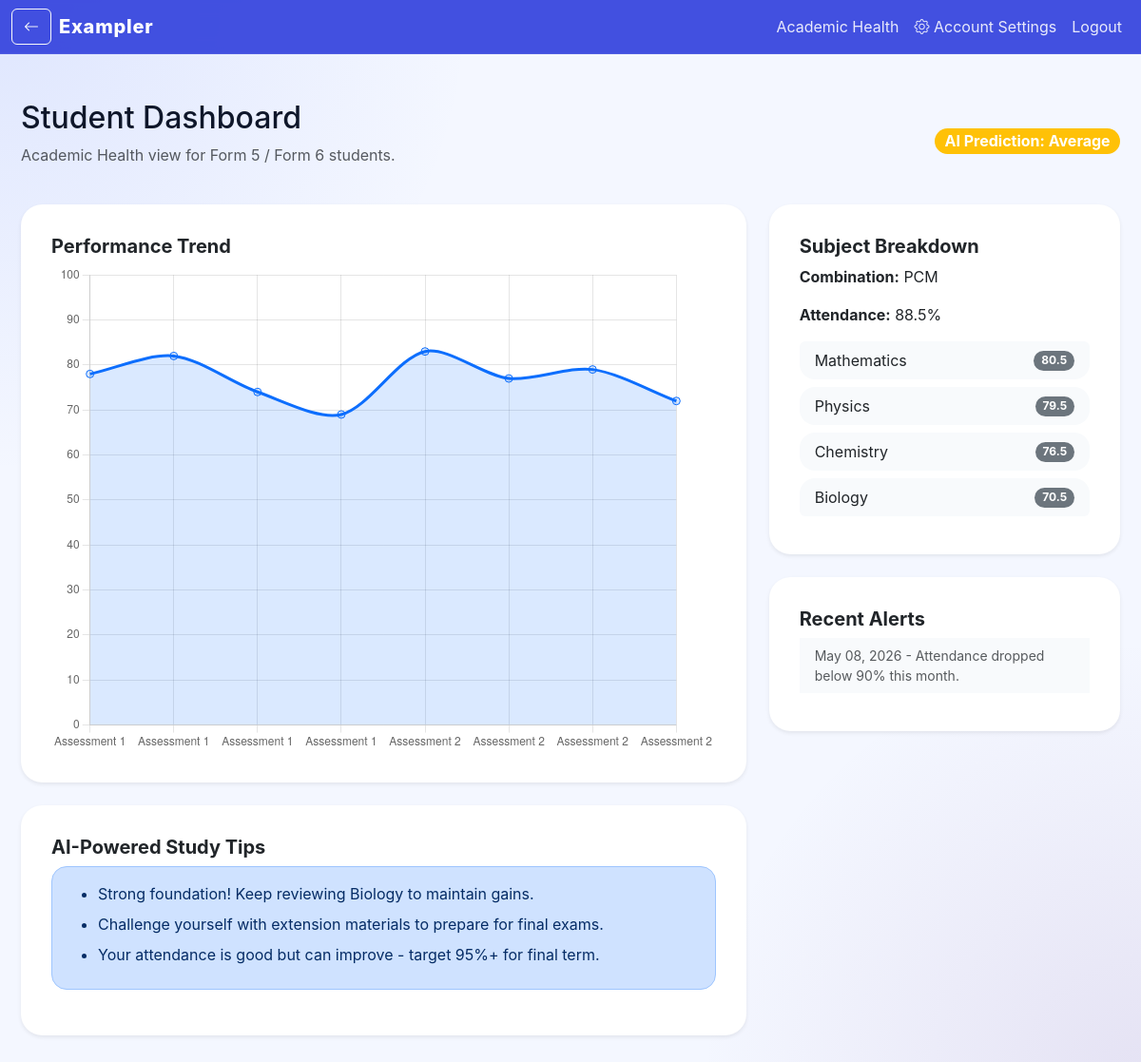
Screenshot of /dashboard/student (signed in) with the database file from the repository.
### models.py (models this page shows)
class Student(db.Model):
    __tablename__ = 'students'
    id = db.Column(db.Integer, primary_key=True)
    user_id = db.Column(db.Integer, db.ForeignKey('users.id'))
    form_level = db.Column(db.String(10), nullable=False)
    combination = db.Column(db.String(20), nullable=False)
    attendance_rate = db.Column(db.Float, nullable=False, default=0.0)
    prediction = db.Column(db.String(20), nullable=False, default='Average')
    risk_level = db.Column(db.String(10), nullable=False, default='average')
    alerts = db.relationship('Alert', backref='student', lazy=True)
    results = db.relationship('Result', backref='student', lazy=True)

class Result(db.Model):
    __tablename__ = 'results'
    id = db.Column(db.Integer, primary_key=True)
    student_id = db.Column(db.Integer, db.ForeignKey('students.id'))
    subject = db.Column(db.String(80), nullable=False)
    score = db.Column(db.Float, nullable=False)
    assessment_name = db.Column(db.String(100), nullable=False)
    created_at = db.Column(db.DateTime, default=datetime.utcnow)

class Alert(db.Model):
    __tablename__ = 'alerts'
    id = db.Column(db.Integer, primary_key=True)
    student_id = db.Column(db.Integer, db.ForeignKey('students.id'))
    message = db.Column(db.String(255), nullable=False)
    created_at = db.Column(db.DateTime, default=datetime.utcnow)

### app.py (the view)
@app.route('/dashboard/student')
@login_required
def student_dashboard():
    if current_user.role != 'student':
        return redirect(url_for('index'))
    student = Student.query.filter_by(user_id=current_user.id).first()
    results = Result.query.filter_by(student_id=student.id).order_by(Result.created_at).all()
    alerts = Alert.query.filter_by(student_id=student.id).order_by(Alert.created_at.desc()).all()
    results_df = pd.DataFrame([{'subject': r.subject, 'score': r.score} for r in results])
    study_tips = generate_study_tips(student, results_df)
    subject_breakdown = {}
    for result in results:
        subject_breakdown.setdefault(result.subject, []).append(result.score)
    subject_breakdown = {subject: sum(scores) / len(scores) for subject, scores in subject_breakdown.items()}
    return render_template('student_dashboard.html', student=student, results=results, alerts=alerts,
                           study_tips=study_tips, subject_breakdown=subject_breakdown,
                           badge_class=get_badge_class(student.prediction))

### advisory_engine.py (called while the page is built)
def get_badge_class(prediction):
    return badge_map.get(prediction, 'secondary')

### app.py (called while the page is built)
@login_manager.user_loader
def load_user(user_id):
    return User.query.get(int(user_id))

@app.context_processor
def inject_unread_notifications():
    unread_count = 0
    if current_user.is_authenticated:
        unread_count = Notification.query.filter_by(user_id=current_user.id, read=False).count()
    return dict(unread_notification_count=unread_count)

### templates/student_dashboard.html
{% extends 'base.html' %}
{% block content %}
<div class="d-flex align-items-center justify-content-between mb-4">
  <div>
    <h2>Student Dashboard</h2>
    <p class="text-muted">Academic Health view for Form 5 / Form 6 students.</p>
  </div>
  <span class="badge bg-{{ badge_class }} fs-6">AI Prediction: {{ student.prediction }}</span>
</div>
<div class="row g-4">
  <div class="col-lg-8">
    <div class="card shadow-sm">
      <div class="card-body">
        <h5 class="card-title">Performance Trend</h5>
        <canvas id="trendChart" height="220"></canvas>
      </div>
    </div>
    <div class="card shadow-sm mt-4">
      <div class="card-body">
        <h5 class="card-title">AI-Powered Study Tips</h5>
        <div class="alert alert-primary">
          <ul class="mb-0">
            {% for tip in study_tips %}
              <li class="mb-2">{{ tip }}</li>
            {% endfor %}
          </ul>
        </div>
      </div>
    </div>
  </div>
  <div class="col-lg-4">
    <div class="card shadow-sm">
      <div class="card-body">
        <h5 class="card-title">Subject Breakdown</h5>
        <div class="mb-3"><strong>Combination:</strong> {{ student.combination }}</div>
        <div class="mb-3"><strong>Attendance:</strong> {{ student.attendance_rate }}%</div>
        <div class="list-group">
          {% for subject, score in subject_breakdown.items() %}
            <div class="list-group-item d-flex justify-content-between align-items-center">
              {{ subject }}
              <span class="badge bg-secondary">{{ '%.1f' | format(score) }}</span>
            </div>
          {% endfor %}
        </div>
      </div>
    </div>
    <div class="card shadow-sm mt-4">
      <div class="card-body">
        <h5 class="card-title">Recent Alerts</h5>
        <ul class="list-group list-group-flush">
          {% for alert in alerts %}
            <li class="list-group-item small text-muted">{{ alert.created_at.strftime('%b %d, %Y') }} - {{ alert.message }}</li>
          {% else %}
            <li class="list-group-item">No alerts yet.</li>
          {% endfor %}
        </ul>
      </div>
    </div>
  </div>
</div>
{% endblock %}
{% block scripts %}
<script>
const trendLabels = {{ results | map(attribute='assessment_name') | list | tojson }};
const trendData = {{ results | map(attribute='score') | list | tojson }};
createLineChart('trendChart', trendLabels, trendData, 'Grade Trends');
</script>
{% endblock %}

### templates/base.html (shortened to what this page needs)
<!doctype html>
<html lang="en">
<head>
  <link href="https://cdn.jsdelivr.net/npm/bootstrap@5.3.0/dist/css/bootstrap.min.css" rel="stylesheet">
  <link rel="stylesheet" href="https://cdn.jsdelivr.net/npm/bootstrap-icons@1.10.0/font/bootstrap-icons.css">
  <link rel="stylesheet" href="{{ url_for('static', filename='css/style.css') }}">
</head>
<body>
<nav class="navbar navbar-expand-lg navbar-dark bg-primary">
<div class="container-fluid">
    <button class="btn btn-outline-light me-2" onclick="history.back()" title="Go Back"><i class="bi bi-arrow-left"></i></button>
    <a class="navbar-brand" href="{{ url_for('index') }}">Exampler</a>
    <div class="collapse navbar-collapse" id="navbarNav">
      <ul class="navbar-nav ms-auto">
        {% if current_user.is_authenticated %}
          {% if current_user.role == 'student' %}
            <li class="nav-item"><a class="nav-link" href="{{ url_for('student_dashboard') }}">Academic Health</a></li>
          {% elif current_user.role == 'parent' %}
            <li class="nav-item"><a class="nav-link" href="{{ url_for('parent_portal') }}">Transparent Bridge</a></li>
          {% elif current_user.role == 'admin' %}
            <li class="nav-item"><a class="nav-link" href="{{ url_for('admin_dashboard') }}">Institutional</a></li>
          {% endif %}
          <li class="nav-item"><a class="nav-link" href="{{ url_for('account_settings') }}"><i class="bi bi-gear"></i> Account Settings</a></li>
          <li class="nav-item"><a class="nav-link" href="{{ url_for('logout') }}">Logout</a></li>
        {% endif %}
      </ul>
    </div>
  </div>
</nav>
<div class="container py-5">
  {% block content %}{% endblock %}
</div>
{% block scripts %}{% endblock %}
</body>
</html>

### static/css/style.css (style rules this page uses)
:root { color-scheme: light; --surface: #f4f7ff; --surface-strong: #ffffff; --surface-stronger: #eef3ff; --text-primary: #0f172a; --text-secondary: #475569; --accent: #5b7df7; --accent-dark: #3b5cc7; --accent-soft: rgba(91, 125, 247, 0.12); --border: rgba(148, 163, 184, 0.18); }
html, body { min-height: 100%; }
body { background: radial-gradient(circle at top left, rgba(91, 125, 247, 0.14), transparent 30%), radial-gradient(circle at bottom right, rgba(118, 75, 162, 0.12), transparent 28%), var(--surface); color: var(--text-primary); font-family: Inter, system-ui, -apple-system, BlinkMacSystemFont, "Segoe UI", sans-serif; }
* { box-sizing: border-box; }
.navbar { border-bottom: 1px solid rgba(255, 255, 255, 0.08); background: rgba(59, 73, 223, 0.96) !important; backdrop-filter: blur(10px); }
.navbar-brand { font-weight: 800; letter-spacing: 0.04em; }
.nav-link { color: rgba(255, 255, 255, 0.88) !important; transition: color 0.2s ease, transform 0.2s ease; }
.container { max-width: 1180px; }
.card { border: none; border-radius: 1.4rem; background: var(--surface-strong); box-shadow: 0 28px 60px rgba(15, 23, 42, 0.08); }
.card-body { padding: 2rem; }
.card-title { font-weight: 700; }
.alert { border-radius: 1rem; }
.list-group-item { border: none; border-radius: 1rem; margin-bottom: 0.5rem; background: #f8fafc; }
.hero .badge, .badge { border-radius: 999px; }

### rows the page displays
Student: prediction "Average", combination "PCM", attendance_rate "88.5"
Result: subject "Mathematics", score "80.5"
Result: subject "Physics", score "79.5"
Result: subject "Chemistry", score "76.5"
Result: subject "Biology", score "70.5"
Alert: created_at "May 08, 2026", message "Attendance dropped below 90% this month."

### other values shown
{{ tip }} "Strong foundation! Keep reviewing Biology to maintain gains." "Challenge yourself with extension materials to prepare for final exams." "Your attendance is good but can improve - target 95%+ for final term."
chart data {{ results | map(attribute='assessment_name') | list | tojson }} ["Assessment 1", "Assessment 1", "Assessment 1", "Assessment 1", "Assessment 2", "Assessment 2", "Assessment 2", "Assessment 2"]
chart data {{ results | map(attribute='score') | list | tojson }} [78.0, 82.0, 74.0, 69.0, 83.0, 77.0, 79.0, 72.0]
